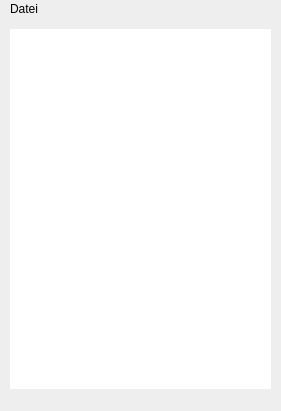
<?xml version="1.0" encoding="UTF-8"?>
<ui version="4.0">
 <class>SearchWindow</class>
 <widget class="QMainWindow" name="SearchWindow">
  <property name="geometry">
   <rect>
    <x>0</x>
    <y>0</y>
    <width>281</width>
    <height>411</height>
   </rect>
  </property>
  <property name="windowTitle">
   <string>Suchverlauf</string>
  </property>
  <property name="styleSheet">
   <string notr="true">background-color: #eee;
color: black;</string>
  </property>
  <widget class="QWidget" name="centralwidget">
   <widget class="QTextEdit" name="outputTa">
    <property name="geometry">
     <rect>
      <x>10</x>
      <y>10</y>
      <width>261</width>
      <height>371</height>
     </rect>
    </property>
    <property name="font">
     <font>
      <family>Arial</family>
     </font>
    </property>
    <property name="styleSheet">
     <string notr="true">border: none;
color: black;
background-color: #fff;</string>
    </property>
   </widget>
  </widget>
  <widget class="QMenuBar" name="menubar">
   <property name="geometry">
    <rect>
     <x>0</x>
     <y>0</y>
     <width>281</width>
     <height>21</height>
    </rect>
   </property>
   <widget class="QMenu" name="menuDatei">
    <property name="title">
     <string>Datei</string>
    </property>
    <addaction name="actionSchliessen"/>
   </widget>
   <addaction name="menuDatei"/>
  </widget>
  <widget class="QStatusBar" name="statusbar"/>
  <action name="actionSchliessen">
   <property name="text">
    <string>Schliessen</string>
   </property>
  </action>
 </widget>
 <resources/>
 <connections>
  <connection>
   <sender>actionSchliessen</sender>
   <signal>triggered()</signal>
   <receiver>SearchWindow</receiver>
   <slot>close()</slot>
   <hints>
    <hint type="sourcelabel">
     <x>-1</x>
     <y>-1</y>
    </hint>
    <hint type="destinationlabel">
     <x>143</x>
     <y>227</y>
    </hint>
   </hints>
  </connection>
 </connections>
</ui>
